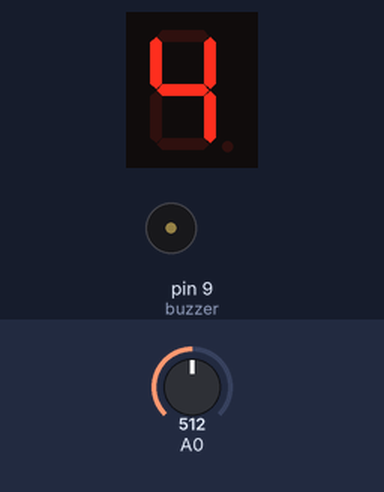
Bench run of a sketch on a simulated Arduino Uno, built with avr-gcc and run on an emulated ATmega328P. On the bench: 1-digit seven-segment display, buzzer (waves = sounding). Inputs (shaded band) come from the test bench; at power-on: A0 = 512.

Above: at 1.2 s.
1.3 s: A0 set to 716
At 1.7 s:
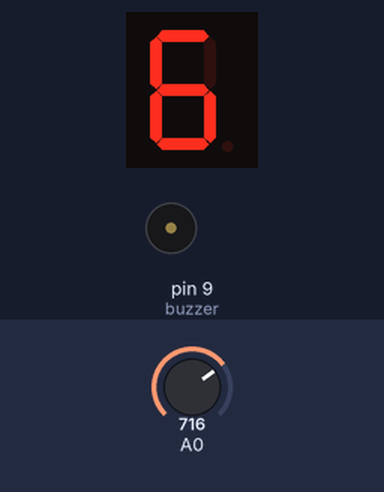
2.8 s: A0 set to 900
At 3.6 s:
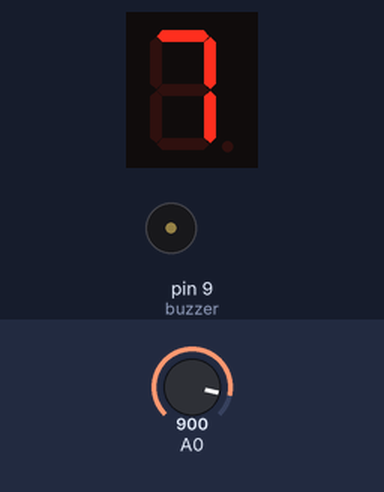
4.3 s: A0 set to 1023
At 5.0 s:
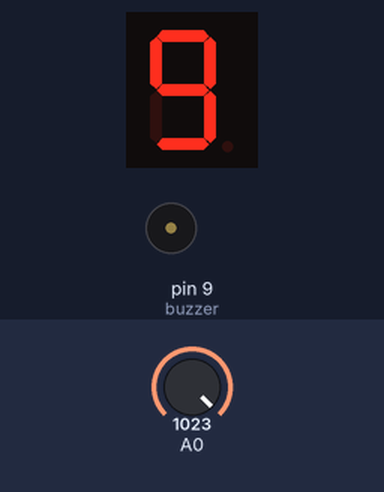
Timing chart, 0 to 7.3 s (numbered marks = the images above; inputs shaded):
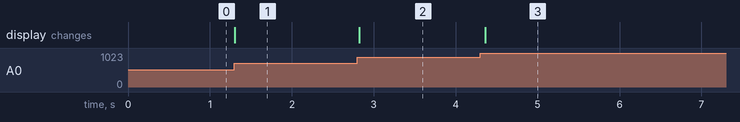

Measured:
- after the input at 1.3 s, the display: changes at once (image 1)
- after the input at 2.8 s, the display: changes at once (image 2)
- after the input at 4.3 s, the display: changes after 0.06 s (image 3)

The sketch:

7segment_potentiometer_with_buzzer.ino
```cpp
#include "SevSeg.h"
SevSeg sevseg;

int buzzer = 9;
int val = 0;
int out = 0;
void setup(){
    byte numDigits = 1;
    byte digitPins[] = {};
    byte segmentPins[] = {6, 5, 2, 3, 4, 7, 8, 9};
    bool resistorsOnSegments = true;

    pinMode(buzzer, OUTPUT);
    byte hardwareConfig = COMMON_CATHODE;
    sevseg.begin(hardwareConfig, numDigits, digitPins, segmentPins, resistorsOnSegments);
    sevseg.setBrightness(90);
    Serial.begin(9600);
}

void loop(){
  val = analogRead(A0);
  out = map(val, 0, 1023,0,9);
  sevseg.setNumber(out);
  if(out > 5) {
      tone(buzzer, 500); // Send 1KHz sound signal...
      noTone(buzzer);     // Stop sound...
  }
  sevseg.refreshDisplay();
}
```
